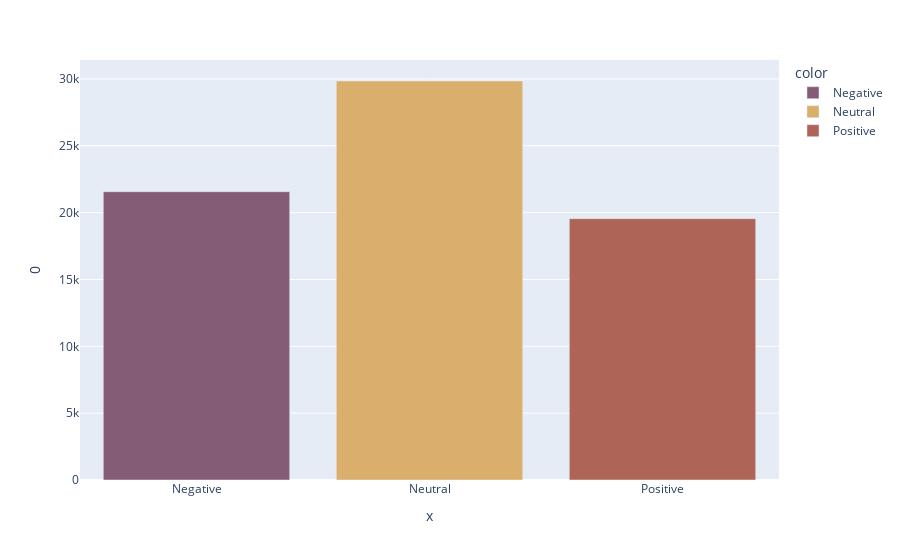

Notebook code for this chart:
### Code cell
px.bar(data.groupby(by='sentiment').size().reset_index(), x=['Negative', 'Neutral', 'Positive'], y=0, color=labels, color_discrete_sequence=px.colors.qualitative.Antique)

#dir(px.colors.qualitative) for all color palettes

### Figure 1 — Plotly figure (JSON) as saved in the notebook; plotly's stock layout.template omitted (floating-point values rounded to 4 significant figures)
{"data": [{"alignmentgroup": "True", "hovertemplate": "color=Negative<br>x=%{x}<br>0=%{y}<extra></extra>", "legendgroup": "Negative", "marker": {"color": "rgb(133, 92, 117)", "pattern": {"shape": ""}}, "name": "Negative", "offsetgroup": "Negative", "orientation": "v", "showlegend": true, "textposition": "auto", "type": "bar", "x": ["Negative"], "xaxis": "x", "y": [21565], "yaxis": "y"}, {"alignmentgroup": "True", "hovertemplate": "color=Neutral<br>x=%{x}<br>0=%{y}<extra></extra>", "legendgroup": "Neutral", "marker": {"color": "rgb(217, 175, 107)", "pattern": {"shape": ""}}, "name": "Neutral", "offsetgroup": "Neutral", "orientation": "v", "showlegend": true, "textposition": "auto", "type": "bar", "x": ["Neutral"], "xaxis": "x", "y": [29844], "yaxis": "y"}, {"alignmentgroup": "True", "hovertemplate": "color=Positive<br>x=%{x}<br>0=%{y}<extra></extra>", "legendgroup": "Positive", "marker": {"color": "rgb(175, 100, 88)", "pattern": {"shape": ""}}, "name": "Positive", "offsetgroup": "Positive", "orientation": "v", "showlegend": true, "textposition": "auto", "type": "bar", "x": ["Positive"], "xaxis": "x", "y": [19549], "yaxis": "y"}], "layout": {"barmode": "relative", "legend": {"title": {"text": "color"}, "tracegroupgap": 0}, "margin": {"t": 60}, "xaxis": {"anchor": "y", "domain": [0, 1], "title": {"text": "x"}}, "yaxis": {"anchor": "x", "domain": [0, 1], "title": {"text": "0"}}}}
